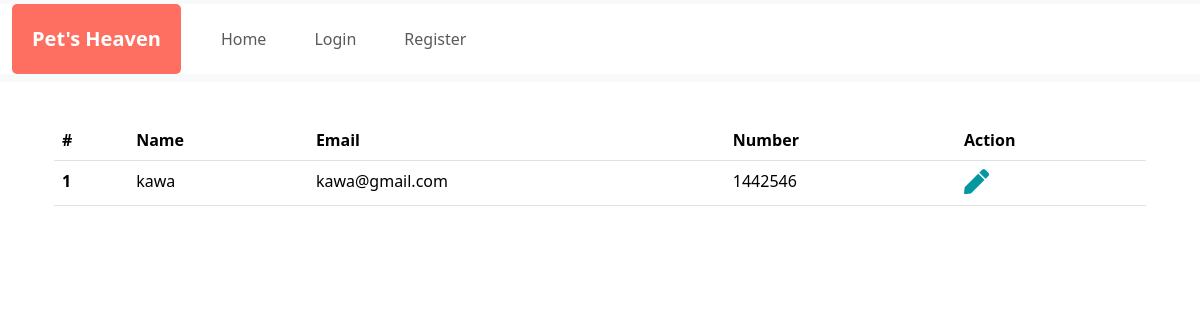
Page /admin/view-user.php on the earlier database version.
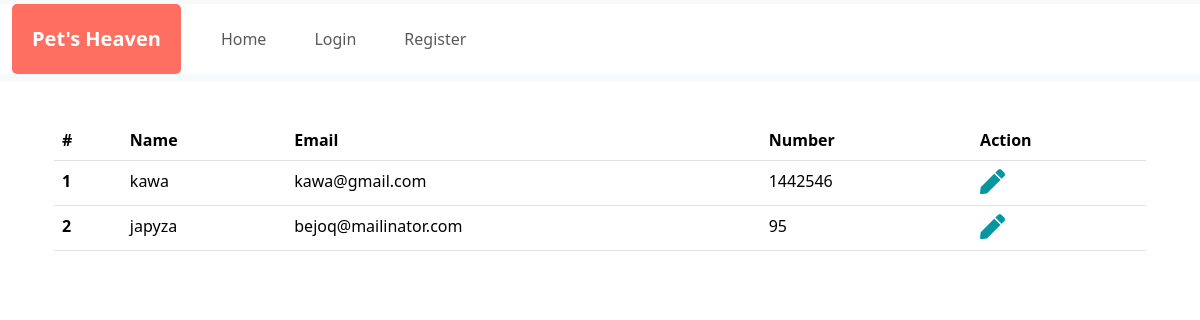
Same page on the later database version.
### tables this page shows
CREATE TABLE `users` (
  `uid` int(11) NOT NULL,
  `name` varchar(255) NOT NULL,
  `email` varchar(255) NOT NULL,
  `password` varchar(255) NOT NULL,
  `number` varchar(255) NOT NULL,
  `role` varchar(255) NOT NULL,
  `status` enum('active','inactive') NOT NULL DEFAULT 'active'
);

### admin/view-user.php (the view, shortened to what this page needs)
<!doctype html>
<html lang="en">
<head>
    <link href="https://cdn.jsdelivr.net/npm/bootstrap@5.3.3/dist/css/bootstrap.min.css" rel="stylesheet"
>
        <link rel="stylesheet" href="https://cdnjs.cloudflare.com/ajax/libs/font-awesome/5.15.3/css/all.min.css">
    </head>
<body>
    <?php
        require_once '../nav.php';
        require_once '../db.php';
    ?>
    <div class="container mt-5">
        <div class="container mt-5">
            <table class="table">
                <thead>
                    <tr>
                        <th scope="col">#</th>
                        <th scope="col">Name</th>
                        <th scope="col">Email</th>
                        <th scope="col">Number</th>
                        <th scope="col">Action</th>
                    </tr>
                </thead>
                    <?php
                        $select="SELECT*FROM users WHERE role='buyer'";
                        $run=mysqli_query($db,$select);
                        $count=0;
                        while ($data=mysqli_fetch_assoc($run)) {
                        $count++;
                    ?>
                <tbody>
                    <tr>
                        <th scope="row"><?php echo $count ?></th>
                        <td><?php echo $data['name'] ?></td>
                        <td><?php echo $data['email'] ?></td>
                        <td><?php echo $data['number'] ?></td>
                        <td>
                            <a  href="edit-user.php?id=<?php echo $data['uid']; ?>">
                            <i class="fas fa-pen" style="font-size:25px;color:#0597a0;margin-right:20px;"></i>
                            </a>
                        </td>
                    </tr>
                </tbody>
                <?php } ?>
            </table>
        </div>
    </div>
</body>
</html>

### nav.php (shortened to what this page needs)
<?php
$current_page = basename($_SERVER['PHP_SELF']);
$id = isset($_SESSION['userid']) ? $_SESSION['userid'] : null;
?>
<nav class="navbar position-sticky top-0 navbar-expand-lg bg-body-tertiary pt-1" style="margin-top:-10px; z-index: 100;">
    <div class="container-fluid" style="background-color: white;">
        <a class="navbar-brand" href="index.php"
            style="background-color: #FF6F61; color: white; font-weight: bold; padding:20px; border-radius: 5px;">
            Pet's Heaven
        </a>
        <div class="collapse navbar-collapse " id="navbarSupportedContent">
            <ul class="navbar-nav ">
                <li class="nav-item">
                    <a class="nav-link fs-accent btn px-4 py-2 <?= ($current_page == 'index.php') ? 'underline active' : '' ?>"
                        href="index.php">Home</a>
                </li>
                <?php if (empty($id)): ?>
                    <li class="nav-item">
                        <a class="nav-link fs-accent btn px-4 py-2 <?= ($current_page == 'login.php') ? 'underline active' : '' ?>"
                            href="login.php">Login</a>
                    </li>
                    <li class="nav-item">
                        <a class="nav-link fs-accent btn px-4 py-2" href="register.php">Register</a>
                    </li>
                <?php endif; ?>
            </ul>
        </div>
    </div>
</nav>

Differences in the rows shown:
added users: name "japyza", email "bejoq@mailinator.com", number "95"
